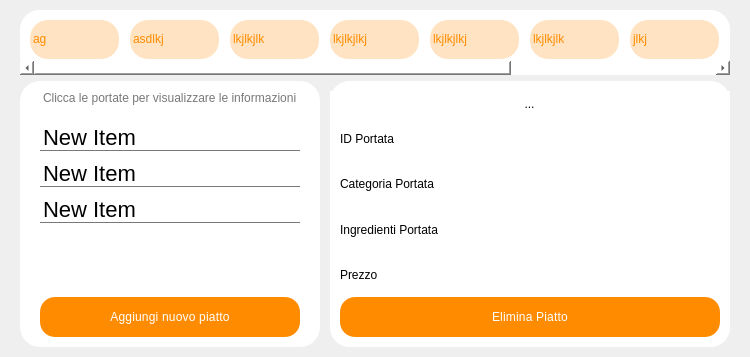
            <widget class="QWidget" name="MenuPage">
             <layout class="QGridLayout" name="gridLayout_4">
              <property name="leftMargin">
               <number>20</number>
              </property>
              <property name="topMargin">
               <number>10</number>
              </property>
              <property name="rightMargin">
               <number>20</number>
              </property>
              <property name="bottomMargin">
               <number>0</number>
              </property>
              <item row="1" column="0">
               <widget class="QFrame" name="frame_list_and_new_piatto">
                <property name="maximumSize">
                 <size>
                  <width>16777215</width>
                  <height>16777215</height>
                 </size>
                </property>
                <property name="frameShape">
                 <enum>QFrame::NoFrame</enum>
                </property>
                <property name="frameShadow">
                 <enum>QFrame::Raised</enum>
                </property>
                <layout class="QHBoxLayout" name="horizontalLayout_18">
                 <property name="spacing">
                  <number>10</number>
                 </property>
                 <property name="leftMargin">
                  <number>0</number>
                 </property>
                 <property name="topMargin">
                  <number>0</number>
                 </property>
                 <property name="rightMargin">
                  <number>0</number>
                 </property>
                 <property name="bottomMargin">
                  <number>10</number>
                 </property>
                 <item>
                  <widget class="QFrame" name="frame_list_menu">
                   <property name="styleSheet">
                    <string notr="true">background-color: #ffffff;
border-radius: 20px;</string>
                   </property>
                   <property name="frameShape">
                    <enum>QFrame::StyledPanel</enum>
                   </property>
                   <property name="frameShadow">
                    <enum>QFrame::Raised</enum>
                   </property>
                   <layout class="QVBoxLayout" name="verticalLayout">
                    <property name="spacing">
                     <number>0</number>
                    </property>
                    <property name="leftMargin">
                     <number>20</number>
                    </property>
                    <property name="topMargin">
                     <number>0</number>
                    </property>
                    <property name="rightMargin">
                     <number>20</number>
                    </property>
                    <property name="bottomMargin">
                     <number>10</number>
                    </property>
                    <item>
                     <widget class="QLabel" name="label_menu_info">
                      <property name="styleSheet">
                       <string notr="true">font: 10pt &quot;Poppins&quot;;
margin-top: 10px;
color: rgb(120, 120, 120)</string>
                      </property>
                      <property name="text">
                       <string>Clicca le portate per visualizzare le informazioni</string>
                      </property>
                     </widget>
                    </item>
                    <item>
                     <widget class="QListWidget" name="list_piatti">
                      <property name="maximumSize">
                       <size>
                        <width>16777215</width>
                        <height>16777215</height>
                       </size>
                      </property>
                      <property name="styleSheet">
                       <string notr="true">
 QListWidget::item {
	color: black;
	border-bottom: 1px solid rgb(120, 120, 120);
	font: 400 11pt &quot;Poppins&quot;;
	padding-bottom: 0px;
	margin-top: 10px;
	max-width: 100px;
}
QListWidget {
	font-size: 22px;
	margin-top: 10px;
}

  QScrollBar:vertical {
        min-width: 8px;
        height: 7px;
		background-color: white;
		margin: 0px 0px 0px 0px;
		border-radius: 3px;
    }
QScrollBar::handle {
        background: rgb(125, 125, 125);
        border-radius: 3px;
    }</string>
                      </property>
                      <property name="frameShape">
                       <enum>QFrame::NoFrame</enum>
                      </property>
                      <property name="itemAlignment">
                       <set>Qt::AlignLeading|Qt::AlignLeft|Qt::AlignTop</set>
                      </property>
                      <item>
                       <property name="text">
                        <string>New Item</string>
                       </property>
                      </item>
                      <item>
                       <property name="text">
                        <string>New Item</string>
                       </property>
                      </item>
                      <item>
                       <property name="text">
                        <string>New Item</string>
                       </property>
                      </item>
                     </widget>
                    </item>
                    <item>
                     <widget class="QPushButton" name="btn_new_piatto">
                      <property name="sizePolicy">
                       <sizepolicy hsizetype="Preferred" vsizetype="Preferred">
                        <horstretch>0</horstretch>
                        <verstretch>0</verstretch>
                       </sizepolicy>
                      </property>
                      <property name="minimumSize">
                       <size>
                        <width>0</width>
                        <height>40</height>
                       </size>
                      </property>
                      <property name="cursor">
                       <cursorShape>PointingHandCursor</cursorShape>
                      </property>
                      <property name="styleSheet">
                       <string notr="true">QPushButton{ border: none;
background-color: #ff8c00;
font: 500 15pt &quot;Poppins&quot;;
letter-spacing:0.2px;
/*border: 2px solid rgb(255, 170, 0);*/
border-radius: 15px;
color: #fff;
}
QPushButton:focus:pressed{font: 500 13.5pt &quot;Poppins&quot;;
	background-color: #ff8c00;}
QPushButton:hover{background-color: #ff8c00;}</string>
                      </property>
                      <property name="text">
                       <string>Aggiungi nuovo piatto</string>
                      </property>
                     </widget>
                    </item>
                   </layout>
                  </widget>
                 </item>
                 <item>
                  <widget class="QFrame" name="frame_view_ingridients_delete">
                   <property name="minimumSize">
                    <size>
                     <width>400</width>
                     <height>0</height>
                    </size>
                   </property>
                   <property name="styleSheet">
                    <string notr="true">background-color: white;
border-radius: 20px;</string>
                   </property>
                   <property name="frameShape">
                    <enum>QFrame::NoFrame</enum>
                   </property>
                   <property name="frameShadow">
                    <enum>QFrame::Raised</enum>
                   </property>
                   <layout class="QVBoxLayout" name="verticalLayout_7">
                    <property name="spacing">
                     <number>0</number>
                    </property>
                    <property name="leftMargin">
                     <number>0</number>
                    </property>
                    <property name="topMargin">
                     <number>0</number>
                    </property>
                    <property name="rightMargin">
                     <number>0</number>
                    </property>
                    <property name="bottomMargin">
                     <number>0</number>
                    </property>
                    <item>
                     <widget class="QFrame" name="frame_portata_on_click">
                      <property name="frameShape">
                       <enum>QFrame::NoFrame</enum>
                      </property>
                      <property name="frameShadow">
                       <enum>QFrame::Raised</enum>
                      </property>
                      <layout class="QGridLayout" name="gridLayout">
                       <property name="leftMargin">
                        <number>0</number>
                       </property>
                       <property name="topMargin">
                        <number>10</number>
                       </property>
                       <property name="rightMargin">
                        <number>0</number>
                       </property>
                       <property name="bottomMargin">
                        <number>0</number>
                       </property>
                       <property name="spacing">
                        <number>0</number>
                       </property>
                       <item row="1" column="1">
                        <widget class="QFrame" name="frame_show_portata">
                         <property name="maximumSize">
                          <size>
                           <width>16777215</width>
                           <height>16777215</height>
                          </size>
                         </property>
                         <property name="frameShape">
                          <enum>QFrame::NoFrame</enum>
                         </property>
                         <property name="frameShadow">
                          <enum>QFrame::Raised</enum>
                         </property>
                         <layout class="QVBoxLayout" name="verticalLayout_20">
                          <property name="spacing">
                           <number>0</number>
                          </property>
                          <property name="leftMargin">
                           <number>0</number>
                          </property>
                          <property name="topMargin">
                           <number>0</number>
                          </property>
                          <property name="rightMargin">
                           <number>0</number>
                          </property>
                          <property name="bottomMargin">
                           <number>0</number>
                          </property>
                          <item>
                           <widget class="QLabel" name="label_id_portata">
                            <property name="text">
                             <string/>
                            </property>
                           </widget>
                          </item>
                          <item>
                           <widget class="QLabel" name="label_categoria_portata">
                            <property name="text">
                             <string/>
                            </property>
                           </widget>
                          </item>
                          <item>
                           <widget class="QLabel" name="label_ingredienti_portata">
                            <property name="text">
                             <string/>
                            </property>
                           </widget>
                          </item>
                          <item>
                           <widget class="QLabel" name="label_prezzo_portata">
                            <property name="text">
                             <string/>
                            </property>
                           </widget>
                          </item>
                         </layout>
                        </widget>
                       </item>
                       <item row="1" column="0">
                        <widget class="QFrame" name="frame_title_portata">
                         <property name="frameShape">
                          <enum>QFrame::StyledPanel</enum>
                         </property>
                         <property name="frameShadow">
                          <enum>QFrame::Raised</enum>
                         </property>
                         <layout class="QVBoxLayout" name="verticalLayout_19">
                          <property name="spacing">
                           <number>0</number>
                          </property>
                          <property name="leftMargin">
                           <number>10</number>
                          </property>
                          <property name="topMargin">
                           <number>0</number>
                          </property>
                          <property name="rightMargin">
                           <number>0</number>
                          </property>
                          <property name="bottomMargin">
                           <number>0</number>
                          </property>
                          <item>
                           <widget class="QLabel" name="label_id">
                            <property name="maximumSize">
                             <size>
                              <width>16777215</width>
                              <height>16777215</height>
                             </size>
                            </property>
                            <property name="styleSheet">
                             <string notr="true">font: 400 10pt &quot;Poppins&quot;;</string>
                            </property>
                            <property name="text">
                             <string>ID Portata</string>
                            </property>
                            <property name="alignment">
                             <set>Qt::AlignLeading|Qt::AlignLeft|Qt::AlignVCenter</set>
                            </property>
                           </widget>
                          </item>
                          <item>
                           <widget class="QLabel" name="label_categoria">
                            <property name="minimumSize">
                             <size>
                              <width>0</width>
                              <height>0</height>
                             </size>
                            </property>
                            <property name="layoutDirection">
                             <enum>Qt::LeftToRight</enum>
                            </property>
                            <property name="styleSheet">
                             <string notr="true">font: 400 10pt &quot;Poppins&quot;;</string>
                            </property>
                            <property name="text">
                             <string>Categoria Portata</string>
                            </property>
                           </widget>
                          </item>
                          <item>
                           <widget class="QLabel" name="label_ingredienti">
                            <property name="styleSheet">
                             <string notr="true">font: 400 10pt &quot;Poppins&quot;;</string>
                            </property>
                            <property name="text">
                             <string>Ingredienti Portata</string>
                            </property>
                            <property name="alignment">
                             <set>Qt::AlignLeading|Qt::AlignLeft|Qt::AlignVCenter</set>
                            </property>
                           </widget>
                          </item>
                          <item>
                           <widget class="QLabel" name="label_prezzo">
                            <property name="styleSheet">
                             <string notr="true">font: 400 10pt &quot;Poppins&quot;;</string>
                            </property>
                            <property name="text">
                             <string>Prezzo</string>
                            </property>
                           </widget>
                          </item>
                         </layout>
                        </widget>
                       </item>
                       <item row="0" column="0" colspan="2">
                        <widget class="QFrame" name="frame_edit_portata">
                         <property name="maximumSize">
                          <size>
                           <width>16777215</width>
                           <height>25</height>
                          </size>
                         </property>
                         <property name="styleSheet">
                          <string notr="true"/>
                         </property>
                         <property name="frameShape">
                          <enum>QFrame::StyledPanel</enum>
                         </property>
                         <property name="frameShadow">
                          <enum>QFrame::Raised</enum>
                         </property>
                         <layout class="QHBoxLayout" name="horizontalLayout_20">
                          <property name="spacing">
                           <number>0</number>
                          </property>
                          <property name="leftMargin">
                           <number>10</number>
                          </property>
                          <property name="topMargin">
                           <number>0</number>
                          </property>
                          <property name="rightMargin">
                           <number>10</number>
                          </property>
                          <property name="bottomMargin">
                           <number>0</number>
                          </property>
                          <item>
                           <widget class="QToolButton" name="icon_edit_portata">
                            <property name="text">
                             <string>...</string>
                            </property>
                           </widget>
                          </item>
                         </layout>
                        </widget>
                       </item>
                      </layout>
                     </widget>
                    </item>
                    <item>
                     <widget class="QFrame" name="frame_delete_portata">
                      <property name="maximumSize">
                       <size>
                        <width>16777215</width>
                        <height>50</height>
                       </size>
                      </property>
                      <property name="frameShape">
                       <enum>QFrame::NoFrame</enum>
                      </property>
                      <property name="frameShadow">
                       <enum>QFrame::Raised</enum>
                      </property>
                      <layout class="QHBoxLayout" name="horizontalLayout_19">
                       <property name="spacing">
                        <number>0</number>
                       </property>
                       <property name="leftMargin">
                        <number>10</number>
                       </property>
                       <property name="topMargin">
                        <number>0</number>
                       </property>
                       <property name="rightMargin">
                        <number>10</number>
                       </property>
                       <property name="bottomMargin">
                        <number>10</number>
                       </property>
                       <item>
                        <widget class="QPushButton" name="btn_delete_piatto">
                         <property name="sizePolicy">
                          <sizepolicy hsizetype="Preferred" vsizetype="Preferred">
                           <horstretch>0</horstretch>
                           <verstretch>0</verstretch>
                          </sizepolicy>
                         </property>
                         <property name="cursor">
                          <cursorShape>PointingHandCursor</cursorShape>
                         </property>
                         <property name="styleSheet">
                          <string notr="true">QPushButton{ border: none;
background-color: #ff8c00;
font: 500 15pt &quot;Poppins&quot;;
letter-spacing:0.2px;
/*border: 2px solid rgb(255, 170, 0);*/
border-radius: 15px;
color: #fff;
}
QPushButton:focus:pressed{font: 500 13.5pt &quot;Poppins&quot;;
	background-color: #ff8c00;}
QPushButton:hover{background-color: #ff8c00;}</string>
                         </property>
                         <property name="text">
                          <string>Elimina Piatto</string>
                         </property>
                         <property name="autoRepeat">
                          <bool>false</bool>
                         </property>
                        </widget>
                       </item>
                      </layout>
                     </widget>
                    </item>
                   </layout>
                  </widget>
                 </item>
                </layout>
               </widget>
              </item>
              <item row="0" column="0">
               <widget class="QFrame" name="frame_categorie_menu">
                <property name="minimumSize">
                 <size>
                  <width>0</width>
                  <height>0</height>
                 </size>
                </property>
                <property name="maximumSize">
                 <size>
                  <width>16777215</width>
                  <height>65</height>
                 </size>
                </property>
                <property name="styleSheet">
                 <string notr="true">background-color: #ffffff;
border-radius: 20px;</string>
                </property>
                <property name="frameShape">
                 <enum>QFrame::NoFrame</enum>
                </property>
                <property name="frameShadow">
                 <enum>QFrame::Plain</enum>
                </property>
                <layout class="QHBoxLayout" name="horizontalLayout_11">
                 <property name="spacing">
                  <number>0</number>
                 </property>
                 <property name="leftMargin">
                  <number>0</number>
                 </property>
                 <property name="topMargin">
                  <number>0</number>
                 </property>
                 <property name="rightMargin">
                  <number>0</number>
                 </property>
                 <property name="bottomMargin">
                  <number>0</number>
                 </property>
                 <item>
                  <widget class="QTableWidget" name="table_categorie_menu">
                   <property name="styleSheet">
                    <string notr="true">QTableView::item {
	border-radius: 18px;
	background-color: rgb(255, 227, 195);
	margin-left: 10px;
	height: 20px!important;
	color: #ff8c00;
	margin-top: 10px;
}

QTableView::item:focus {background-color: #ff8c00; color: #fff;}
QTableView::item:active {background-color: #ff8c00; color: #fff;}
QTableView::item:hover {background-color: #ff8c00; color: #fff;}

 QScrollBar:horizontal {
        min-width: 8px;
        height: 7px;
		background-color: white;
		margin: 0px 0px 0px 0px;
		border-radius: 3px;
    }
QScrollBar::handle {
        background: rgb(125, 125, 125);
        border-radius: 3px;
    }</string>
                   </property>
                   <property name="frameShape">
                    <enum>QFrame::NoFrame</enum>
                   </property>
                   <property name="gridStyle">
                    <enum>Qt::NoPen</enum>
                   </property>
                   <attribute name="horizontalHeaderVisible">
                    <bool>false</bool>
                   </attribute>
                   <attribute name="verticalHeaderVisible">
                    <bool>false</bool>
                   </attribute>
                   <attribute name="verticalHeaderDefaultSectionSize">
                    <number>50</number>
                   </attribute>
                   <row>
                    <property name="text">
                     <string>New Row</string>
                    </property>
                   </row>
                   <column>
                    <property name="text">
                     <string>New Column</string>
                    </property>
                   </column>
                   <column>
                    <property name="text">
                     <string>New Column</string>
                    </property>
                   </column>
                   <column>
                    <property name="text">
                     <string>New Column</string>
                    </property>
                   </column>
                   <column>
                    <property name="text">
                     <string>New Column</string>
                    </property>
                   </column>
                   <column>
                    <property name="text">
                     <string>New Column</string>
                    </property>
                   </column>
                   <column>
                    <property name="text">
                     <string>New Column</string>
                    </property>
                   </column>
                   <column>
                    <property name="text">
                     <string>New Column</string>
                    </property>
                   </column>
                   <column>
                    <property name="text">
                     <string>New Column</string>
                    </property>
                   </column>
                   <column>
                    <property name="text">
                     <string>New Column</string>
                    </property>
                   </column>
                   <column>
                    <property name="text">
                     <string>New Column</string>
                    </property>
                   </column>
                   <item row="0" column="0">
                    <property name="text">
                     <string>ag</string>
                    </property>
                   </item>
                   <item row="0" column="1">
                    <property name="text">
                     <string>asdlkj</string>
                    </property>
                   </item>
                   <item row="0" column="2">
                    <property name="text">
                     <string>lkjlkjlk</string>
                    </property>
                   </item>
                   <item row="0" column="3">
                    <property name="text">
                     <string>lkjlkjlkj</string>
                    </property>
                   </item>
                   <item row="0" column="4">
                    <property name="text">
                     <string>lkjlkjlkj</string>
                    </property>
                   </item>
                   <item row="0" column="5">
                    <property name="text">
                     <string>lkjlkjlk</string>
                    </property>
                   </item>
                   <item row="0" column="6">
                    <property name="text">
                     <string>jlkj</string>
                    </property>
                   </item>
                   <item row="0" column="7">
                    <property name="text">
                     <string>lkjlk</string>
                    </property>
                   </item>
                   <item row="0" column="8">
                    <property name="text">
                     <string>jlk</string>
                    </property>
                   </item>
                   <item row="0" column="9">
                    <property name="text">
                     <string>k</string>
                    </property>
                   </item>
                  </widget>
                 </item>
                </layout>
               </widget>
              </item>
             </layout>
            </widget>
